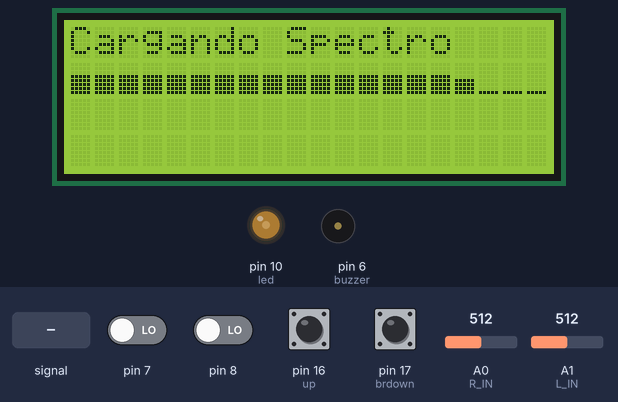
A sketch run on a simulated Arduino Uno, built for the host (arithmetic inside an expression is 32-bit, double 64-bit). Parts: 20×4 character LCD, output pins drawn as LEDs (lit = HIGH), buzzer (waves = sounding). Inputs (shaded band) come from the test bench; at power-on: pin 7, pin 8, pin 16 (up), pin 17 (brdown) LOW, A1 (L_IN) = 512, A0 (R_IN) = 512. An integer division by zero does not stop the program and gives all ones (-1); what the sketch prints to the serial monitor is not drawn.

Above: at 4.5 s.
18.0 s: A1 (L_IN) set to 122
At 18.18 s:
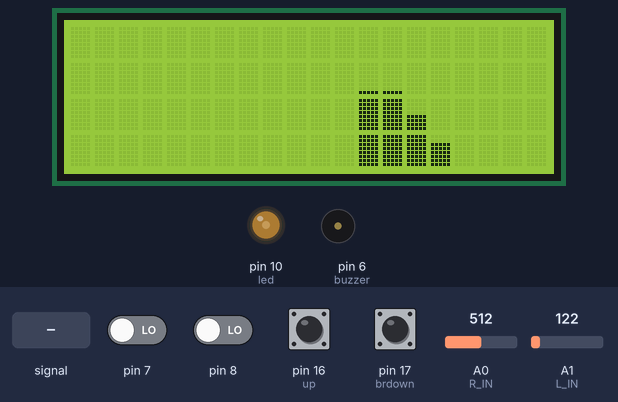
20.7 s: pin 16 (up) pulsed HIGH 2 times (0.12 s each, 0.3 s apart)
At 22.2 s:
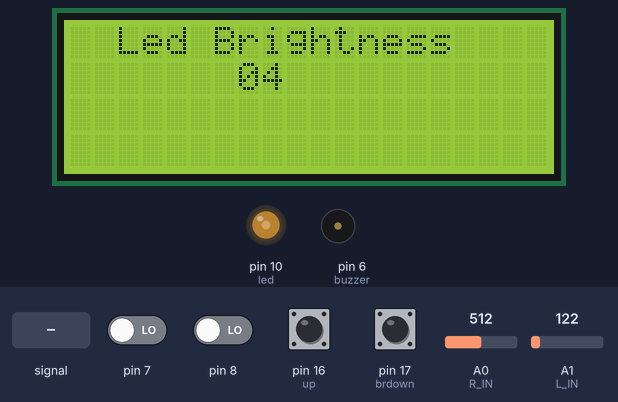
22.8 s: pin 8 driven HIGH
At 23.9 s:
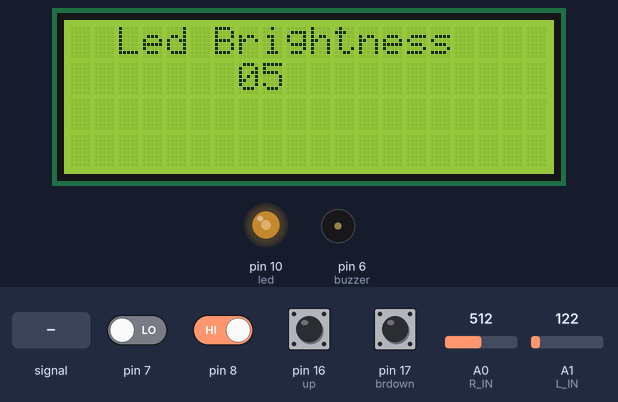
24.3 s: pin 7 driven HIGH
At 25.5 s:
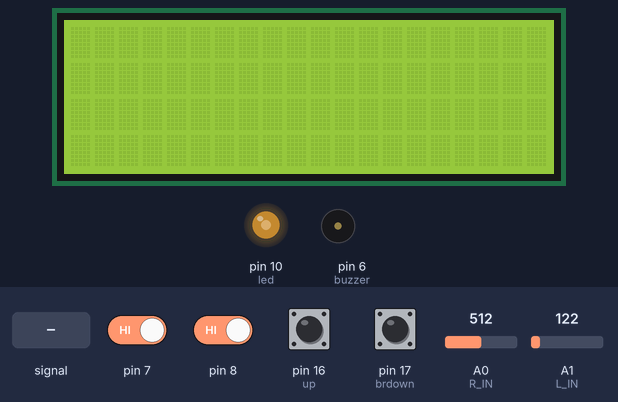
25.8 s: A0 (R_IN) fed a 1000 Hz sine of ±255 counts around its level
At 26.7 s:
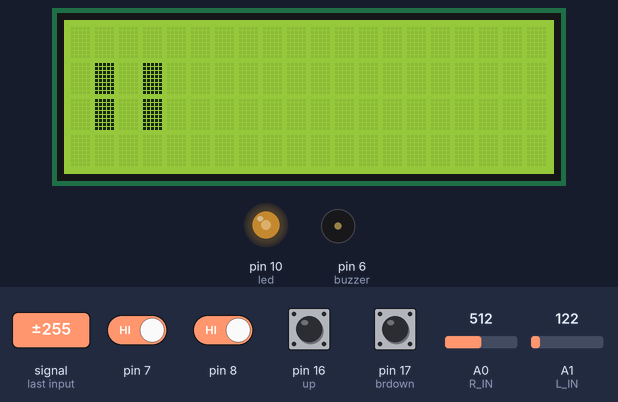
28.0 s: A0 (R_IN) set to 22
At 28.96 s:
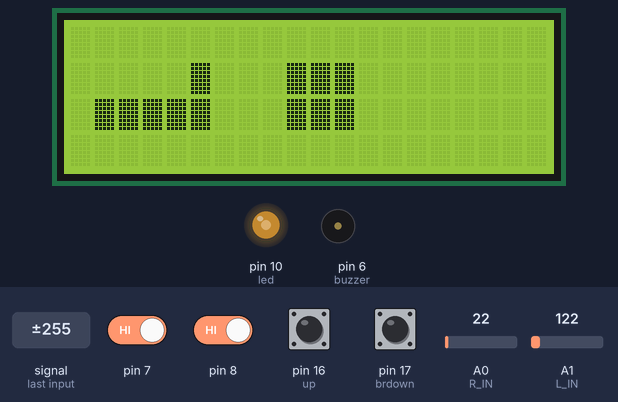
Timing chart, 0 to 31.0 s (numbered marks = the images above; inputs shaded):
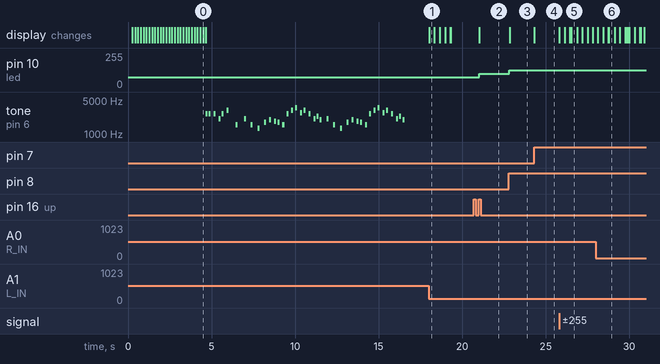

The sketch:

Audio_spectrum20x4buttonsv2.ino
```cpp
//utilizar la libreria fix_fft.h de:https://github.com/imagest108/arduino/tree/master/libraries/FixFFT


#include <LiquidCrystal.h>
#include <fix_fft.h>

#define DEBUG 0
#define L_IN 1 // Audio input A0 Arduino
#define R_IN 0 // Audio input A1 Arduino

//mario
//************************************************************************************************************************
#define NOTE_C6  1047
#define NOTE_CS6 1109
#define NOTE_D6  1175
#define NOTE_DS6 1245
#define NOTE_E6  1319
#define NOTE_F6  1397
#define NOTE_FS6 1480
#define NOTE_G6  1568
#define NOTE_GS6 1661
#define NOTE_A6  1760
#define NOTE_AS6 1865
#define NOTE_B6  1976
#define NOTE_C7  2093
#define NOTE_CS7 2217
#define NOTE_D7  2349
#define NOTE_DS7 2489
#define NOTE_E7  2637
#define NOTE_F7  2794
#define NOTE_FS7 2960
#define NOTE_G7  3136
#define NOTE_GS7 3322
#define NOTE_A7  3520
#define NOTE_AS7 3729
#define NOTE_B7  3951

#define melodyPin 6
//Mario main theme melody
int melody[] = {
  NOTE_E7, NOTE_E7, 0, NOTE_E7,
  0, NOTE_C7, NOTE_E7, 0,
  NOTE_G7, 0, 0,  0,
  NOTE_G6, 0, 0, 0,

  NOTE_C7, 0, 0, NOTE_G6,
  0, 0, NOTE_E6, 0,
  0, NOTE_A6, 0, NOTE_B6,
  0, NOTE_AS6, NOTE_A6, 0,

  NOTE_G6, NOTE_E7, NOTE_G7,
  NOTE_A7, 0, NOTE_F7, NOTE_G7,
  0, NOTE_E7, 0, NOTE_C7,
  NOTE_D7, NOTE_B6, 0, 0,

  NOTE_C7, 0, 0, NOTE_G6,
  0, 0, NOTE_E6, 0,
  0, NOTE_A6, 0, NOTE_B6,
  0, NOTE_AS6, NOTE_A6, 0,

  NOTE_G6, NOTE_E7, NOTE_G7,
  NOTE_A7, 0, NOTE_F7, NOTE_G7,
  0, NOTE_E7, 0, NOTE_C7,
  NOTE_D7, NOTE_B6, 0, 0
};
//Mario main them tempo
int tempo[] = {
  12, 12, 12, 12,
  12, 12, 12, 12,
  12, 12, 12, 12,
  12, 12, 12, 12,

  12, 12, 12, 12,
  12, 12, 12, 12,
  12, 12, 12, 12,
  12, 12, 12, 12,

  9, 9, 9,
  12, 12, 12, 12,
  12, 12, 12, 12,
  12, 12, 12, 12,

  12, 12, 12, 12,
  12, 12, 12, 12,
  12, 12, 12, 12,
  12, 12, 12, 12,

  9, 9, 9,
  12, 12, 12, 12,
  12, 12, 12, 12,
  12, 12, 12, 12,
};

//**************************************************************************************************************************


// var y const de spectro
//****************************************************************************************************************************
const int Yres = 24;
const int gain = 6;
float peaks[64];
char im[64], data[64],Analogs;
char Rim[64], Rdata[64];
char data_avgs[64];
int debugLoop;
int i;
int load;
//**************************************************************************************************************************


//var y const de selector pagina
//*****************************************************************************************************************************
//Counter to change positions of pages
int page_counter=1 ;       //para moverse entre paginas
//-------Pins-----//
int up = 16;               //Up button
int down = 7;           //Down button
int brup = 8;               //brightness Up button
int brdown = 17;           //brightnessDown button
int led = 10;            //Led brightness (pwm output)
int contrast = 9;         //pwm output contrast
//---------Storage debounce function-----//
boolean current_up = LOW;
boolean last_up=LOW;
boolean last_down = LOW;
boolean current_down = LOW;
boolean current_brup = LOW;
boolean last_brup=LOW;
boolean last_brdown = LOW;
boolean current_brdown = LOW;
boolean current_ctup = LOW;
boolean last_ctup=LOW;
boolean last_ctdown = LOW;
boolean current_ctdown = LOW;
int led_lum =4;
int ct_gan =5;
//****************************************************************************************************************************

const int rs = 12, en = 11, d4 = 5, d5 = 4, d6 = 3, d7 = 2;
LiquidCrystal lcd(rs, en, d4, d5, d6, d7);

// Custom CHARACTERS Spectro
byte v0[8] = {B00000,B00000,B00000,B00000,B00000,B00000,B00000,B00000};
byte v1[8] = {B00000, B00000, B00000, B00000, B00000, B00000, B00000, B11111};
byte v2[8] = {B00000, B00000, B00000, B00000, B00000, B00000, B00000, B11111};
byte v3[8] = {B00000, B00000, B00000, B00000, B00000, B11111, B11111, B11111};
byte v4[8] = {B00000, B00000, B00000, B00000, B11111, B11111, B11111, B11111};
byte v5[8] = {B00000, B00000, B00000, B11111, B11111, B11111, B11111, B11111};
byte v6[8] = {B00000, B00000, B11111, B11111, B11111, B11111, B11111, B11111};
byte v7[8] = {B00000, B11111, B11111, B11111, B11111, B11111, B11111, B11111};
byte v8[8] = {B11111, B11111, B11111, B11111, B11111, B11111, B11111, B11111};


void setup() {
pinMode(led,OUTPUT);
pinMode(brdown, INPUT);
pinMode(up, INPUT);
pinMode(6, OUTPUT);//buzzer//mario theme
analogWrite(led,75);

//setup lcd spectro
 Serial.begin(9600);
  if (DEBUG) {
   // hardware serial
    Serial.print("Debug ON");
    Serial.println("");
  }

  lcd.begin(20, 4);
  lcd.clear();
  lcd.createChar(0, v0);
  lcd.createChar(1, v1);
  lcd.createChar(2, v2);
  lcd.createChar(3, v3);
  lcd.createChar(4, v4);
  lcd.createChar(5, v5);
  lcd.createChar(6, v6);
  lcd.createChar(7, v7);
  lcd.createChar(8, v8);

  for (i=0;i<80;i++)
  {
    for (load = 0; load < i / 5; load++)
    {
      lcd.setCursor(load, 1);
      lcd.write(5);
    }
    if (load < 1)
    {
      lcd.setCursor(0, 1);
      lcd.write(5);
    }

    lcd.setCursor(load + 1, 1);
    lcd.write((i - i / 5 * 5) + 1);
    for (load = load + 2; load < 20; load++)
    {
      lcd.setCursor(load, 1);
      lcd.write(9);
    }
    lcd.setCursor(0, 0);
    lcd.print("Cargando Spectro");
    delay(50);
  }
  lcd.clear();
 sing();

}
 //---- De-bouncing function for all buttons----//
boolean debounce(boolean last, int pin)
{
boolean current = digitalRead(pin);
if (last != current)
{
delay(5);
current = digitalRead(pin);
}
return current;
}
//*******************************************************************************************************************************
//Leer señal R-L
//*******************************************************************************************************************************
void loop() {

  for (int i = 0; i < 64; i++) {    // 64 bins = 32 bins
    data[i]  = ((((analogRead(L_IN)+analogRead(R_IN))) / 4 ) - 64);  // input analog
    im[i]  = 0;   // imaginary component


  }

  fix_fft(data, im, 6, 0);   //


  for (int i = 0; i < 16; i++) {
    data[i] = sqrt(data[i]  *  data[i] +  im[i] *  im[i]);


    data_avgs[i] = data[i];


    // Remap values
    data_avgs[i] = constrain(data_avgs[i], 0, 24 );
    data_avgs[i] = map(data_avgs[i], 0, 24 , 0, (Yres*gain));
  }


 // Two16_LCD();

current_up = debounce(last_up, up);         //Debounce  Up button
current_down = debounce(last_down, down);   //Debounce  Down button
current_brup = debounce(last_brup, brup);         //Debounce  Up button
current_brdown = debounce(last_brdown, brdown);   //Debounce  Down button


//Page Up
    if (last_up== LOW && current_up == HIGH){
      lcd.clear();
      if(page_counter <3){
      page_counter= page_counter +1;

      }
      else{
      page_counter= 3;
      }
  }

    last_up = current_up;

//Page Down
    if (last_down== LOW && current_down == HIGH){
      lcd.clear();
      if(page_counter >1){
      page_counter= page_counter -1;

      }
      else{
      page_counter= 1;
      }
  }

    last_down = current_down;

//------- Switch function -//
  switch (page_counter) {

    case 1:{     // home page 1
      for (int x = 1; x < 16; x++) {  //hum effect
    if (data_avgs[x] > peaks[x])  peaks[x] = data_avgs[x];
     if (peaks[x]>=1 && peaks[x]<=8){
      lcd.setCursor(x+1, 3);
      lcd.write(peaks[x]);
      }
      else {

        lcd.print(" ");
    }
    }

  for (int x = 1; x < 16; x++) {
    if (data_avgs[x] > peaks[x])  peaks[x] = data_avgs[x];
    if (peaks[x]> 8 && peaks[x]<16) {
      lcd.setCursor(x+1,3);
      lcd.write(8);
      lcd.setCursor(x+1, 2);
      lcd.write(peaks[x]);
    }
     else {
       lcd.print(" ");
    }
    }

    for (int x = 1; x < 16; x++) {
    if (data_avgs[x] > peaks[x])  peaks[x] = data_avgs[x];
    if (peaks[x]>16 && peaks[x]<24) {
      lcd.setCursor(x+1,3);
      lcd.write(8);
      lcd.setCursor(x+1,2);
      lcd.write(8);
      lcd.setCursor(x+1,1);
      lcd.write(peaks[x]-16);
     }
      else {
       lcd.print(" ");
    }


    }
    }
    break;

    case 2: { //Design page 2
      for (int x = 1; x < 16; x++) {  // hum effect
    if (data_avgs[x] > peaks[x])  peaks[x] = data_avgs[x];
     if (peaks[x]>=1 && peaks[x]<=8){
      lcd.setCursor(x, 2);
      lcd.write(8);
      }
      else {

        lcd.print(" ");
    }
    }

  for (int x = 1; x < 16; x++) {
    if (data_avgs[x] > peaks[x])  peaks[x] = data_avgs[x];
    if (peaks[x]> 8 && peaks[x]<16) {
      lcd.setCursor(x,2);
      lcd.write(8);
      lcd.setCursor(x, 1);
      lcd.write(8);
    }
     else {
       lcd.print(" ");
    }
    }

    for (int x = 1; x < 16; x++) {
    if (data_avgs[x] > peaks[x])  peaks[x] = data_avgs[x];
    if (peaks[x]>16 && peaks[x]<24) {
      lcd.setCursor(x,2);
      lcd.write(8);
      lcd.setCursor(x,1);
      lcd.write(8);
      lcd.setCursor(x,0);
      lcd.write(8);
      lcd.setCursor(x,3);
      lcd.write(8);
     }
      else {
       lcd.print(" ");
    }


    }
    }
    break;

    case 3: {   //Design  page 3
     //Static objects
     lcd.setCursor(2,0);
     lcd.print("Led Brightness");
     lcd.setCursor(7,1);
     if(led_lum <10){
     lcd.setCursor(7,1);
     lcd.print("0");
     }
     lcd.print(led_lum);

     lcd.setCursor(15,1);


     //Control led_lum variable
     if (last_brup== LOW && current_brup == HIGH){  //Up bright +
     if(led_lum < 10){
     led_lum ++ ;
     }
     else{
     led_lum = 0;
     }
     }
     last_brup=current_brup;


     if(last_brdown== LOW && current_brdown == HIGH){  //Down bright -
     if(led_lum >0){
     led_lum --;
     }
     else{
     led_lum = 0;
     }
     }
     last_brdown=current_brdown;


     //PWM Control (pwm output 0 to 255 divided by 10 ,pin 11)
     if(led_lum==0){
     analogWrite(led,0);
     }
     if(led_lum==1){
     analogWrite(led,25);
     }
     if(led_lum==2){
     analogWrite(led,50);
     }
     if(led_lum==3){
     analogWrite(led,75);
     }
     if(led_lum==4){
     analogWrite(led,100);
     }
     if(led_lum==5){
     analogWrite(led,125);
     }
     if(led_lum==6){
     analogWrite(led,150);
     }
     if(led_lum==7){
     analogWrite(led,175);
     }
     if(led_lum==8){
     analogWrite(led,200);
     }
     if(led_lum==9){
     analogWrite(led,225);
     }
     if(led_lum==10){
     analogWrite(led,255);
     }


    }
    break;


  }//switch end
   decay(1);
}//loop end

 // decay(1);


//*********************************************************************************************************************************
//graficar
//*********************************************************************************************************************************

void Two16_LCD() {
 // lcd.setCursor(0, 1);
//  lcd.print("L"); // Channel ID replaces bin #0 due to hum & noise
 // lcd.setCursor(0,3);
//  lcd.print("R"); // ditto


  for (int x = 1; x < 16; x++) {
    if (data_avgs[x] > peaks[x])  peaks[x] = data_avgs[x];
     if (peaks[x]>=1 && peaks[x]<=8){
      lcd.setCursor(x+1, 3);
      lcd.write(peaks[x]);
      }
      else {

        lcd.print(" ");
    }
    }

  for (int x = 1; x < 16; x++) {
    if (data_avgs[x] > peaks[x])  peaks[x] = data_avgs[x];
    if (peaks[x]> 8 && peaks[x]<16) {
      lcd.setCursor(x+1,3);
      lcd.write(8);
      lcd.setCursor(x+1, 2);
      lcd.write(peaks[x]);
    }
     else {
       lcd.print(" ");
    }
    }

    for (int x = 1; x < 16; x++) {
    if (data_avgs[x] > peaks[x])  peaks[x] = data_avgs[x];
    if (peaks[x]>16 && peaks[x]<24) {
      lcd.setCursor(x+1,3);
      lcd.write(8);
      lcd.setCursor(x+1,2);
      lcd.write(8);
      lcd.setCursor(x+1,1);
      lcd.write(peaks[x]-16);
     }
      else {
       lcd.print(" ");
    }


    }


  debugLoop++;
  if (DEBUG && (debugLoop > 99)) {
    Serial.print( "Free RAM = " );
    Serial.println( freeRam(), DEC);
    Serial.println( millis(), DEC);
    debugLoop = 0;
  }
}

void sing() {


    Serial.println(" 'Mario Theme'");
    int size = sizeof(melody) / sizeof(int);
    for (int thisNote = 0; thisNote < size; thisNote++) {


      int noteDuration = 1000 / tempo[thisNote];

      buzz(melodyPin, melody[thisNote], noteDuration);


      int pauseBetweenNotes = noteDuration * 1.30;
      delay(pauseBetweenNotes);

      // stop the tone playing:
      buzz(melodyPin, 0, noteDuration);

    }
  }


void buzz(int targetPin, long frequency, long length) {
  digitalWrite(13, HIGH);
  long delayValue = 1000000 / frequency / 2;
  long numCycles = frequency * length / 1000;
  for (long i = 0; i < numCycles; i++) {
    digitalWrite(targetPin, HIGH);
    delayMicroseconds(delayValue);
    digitalWrite(targetPin, LOW);
    delayMicroseconds(delayValue);
  }


}


int freeRam () {
  extern int __heap_start, *__brkval;
  int v;
  return (int) &v - (__brkval == 0 ? (int) &__heap_start : (int) __brkval);
}


void decay(int decayrate) {
  int DecayTest = 1;
  // reduce the values of the last peaks by 1
  if (DecayTest == decayrate) {
    for (int x = 0; x < 32; x++) {
      peaks[x] = peaks[x] - 1;  // subtract 1 from each column peaks
      DecayTest = 0;
    }
  }

  DecayTest++;
}
```

Measured:
- after the input at 18.0 s, the display: changes at once (image 1)
- after the input at 20.7 s, pin 10 (led): 75/255 → 100/255 after 0.33 s; the display: changes after 0.33 s (image 2)
- after the input at 22.8 s, pin 10 (led): 100/255 → 125/255 at once; the display: changes at once (image 3)
- after the input at 24.3 s, the display: changes at once (image 4)
- after the input at 25.8 s, the display: first changes at once (image 5 shows a later state)
